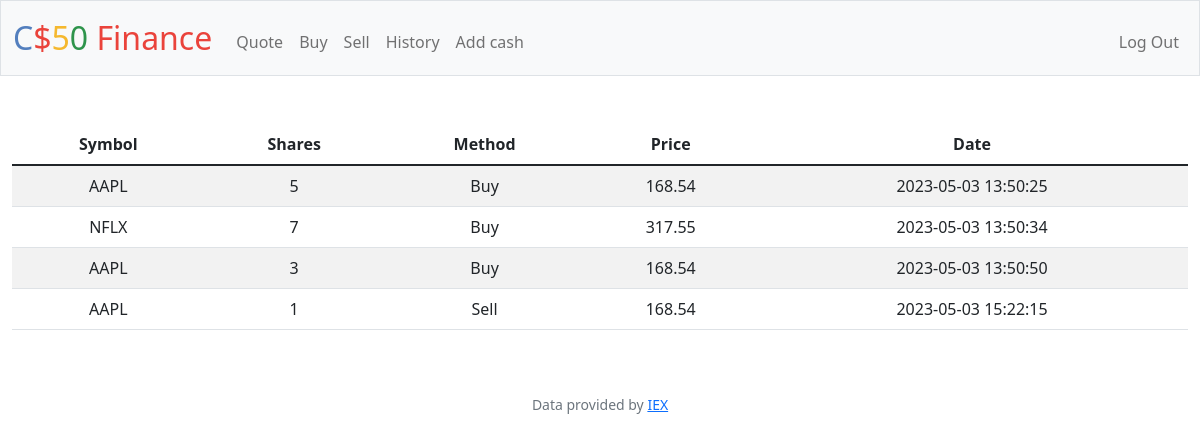
Screenshot of /history (signed in) with the database file from the repository.
### tables this page shows
CREATE TABLE "history" ('user_id' INTEGER, 'symbol' TEXT, 'shares' INTEGER, 'price' REAL, 'date' DATETIME, 'method' TEXT);

### app.py (the view)
@app.route("/history")
@login_required
def history():
    rows = db.execute('SELECT * FROM history WHERE user_id = ?', session['user_id'])
    return render_template('history.html', rows=rows)

### app.py (called while the page is built)
@app.after_request
def after_request(response):
    response.headers["Cache-Control"] = "no-cache, no-store, must-revalidate"
    response.headers["Expires"] = 0
    response.headers["Pragma"] = "no-cache"
    return response

### helpers.py (called while the page is built)
def login_required(f):
    @wraps(f)
    def decorated_function(*args, **kwargs):
        if session.get("user_id") is None:
            return redirect("/login")
        return f(*args, **kwargs)
    return decorated_function

### templates/history.html (shortened to what this page needs)
{% extends "layout.html" %}
{% block main %}
    <table class="table table-striped">
        <thead>
            <tr>
                <th scope="col">Symbol</th>
                <th scope="col">Shares</th>
                <th scope="col">Method</th>
                <th scope="col">Price</th>
                <th scope="col">Date</th>
            </tr>
        </thead>
        <tbody>
            {% for row in rows %}
                <tr>
                    <td>{{row['symbol']}}</td>
                    <td>{{row['shares']}}</td>
                    <td>{{row['method']}}</td>
                    <td>{{row['price']}}</td>
                    <td>{{row['date']}}</td>
                </tr>
            {% endfor %}
        </tbody>
    </table>
{% endblock %}

### templates/layout.html (shortened to what this page needs)
<!DOCTYPE html>
<html lang="en">
    <head>
        <link href="https://cdn.jsdelivr.net/npm/bootstrap@5.1.3/dist/css/bootstrap.min.css" rel="stylesheet">
        <link href="/static/styles.css" rel="stylesheet">
    </head>
    <body>
        <nav class="bg-light border navbar navbar-expand-md navbar-light">
            <div class="container-fluid">
                <a class="navbar-brand" href="/"><span class="blue">C</span><span class="red">$</span><span class="yellow">5</span><span class="green">0</span> <span class="red">Finance</span></a>
                <div class="collapse navbar-collapse" id="navbar">
                    {% if session["user_id"] %}
                        <ul class="navbar-nav me-auto mt-2">
                            <li class="nav-item"><a class="nav-link" href="/quote">Quote</a></li>
                            <li class="nav-item"><a class="nav-link" href="/buy">Buy</a></li>
                            <li class="nav-item"><a class="nav-link" href="/sell">Sell</a></li>
                            <li class="nav-item"><a class="nav-link" href="/history">History</a></li>
                            <li class="nav-item"><a class="nav-link" href="/add">Add cash</a></li>
                        </ul>
                        <ul class="navbar-nav ms-auto mt-2">
                            <li class="nav-item"><a class="nav-link" href="/logout">Log Out</a></li>
                        </ul>
                    {% else %}
                        <ul class="navbar-nav ms-auto mt-2">
                            <li class="nav-item"><a class="nav-link" href="/register">Register</a></li>
                            <li class="nav-item"><a class="nav-link" href="/login">Log In</a></li>
                        </ul>
                    {% endif %}
                </div>
            </div>
        </nav>
        <main class="container-fluid py-5 text-center">
            {% block main %}{% endblock %}
        </main>
        <footer class="mb-5 small text-center text-muted">
            Data provided by <a href="https://iexcloud.io/">IEX</a>
        </footer>
    </body>
</html>

### static/styles.css (style rules this page uses)
nav .navbar-brand { font-size: xx-large; }
nav .navbar-brand .blue { color: #537fbe; }
nav .navbar-brand .red { color: #ea433b; }
nav .navbar-brand .yellow { color: #f5b82e; }
nav .navbar-brand .green { color: #2e944b; }

### rows the page displays
history: symbol "AAPL", shares "5", method "Buy", price "168.54", date "2023-05-03 13:50:25"
history: symbol "NFLX", shares "7", method "Buy", price "317.55", date "2023-05-03 13:50:34"
history: symbol "AAPL", shares "3", method "Buy", price "168.54", date "2023-05-03 13:50:50"
history: symbol "AAPL", shares "1", method "Sell", price "168.54", date "2023-05-03 15:22:15"
